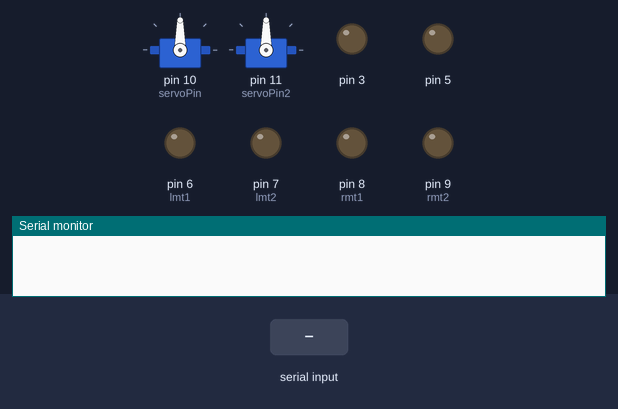
The sketch below on a simulated Arduino Uno, built with avr-gcc and run on an emulated ATmega328P. Shown: 2 × servo, output pins drawn as LEDs (lit = HIGH), the last lines printed to the serial monitor. Inputs (shaded band) come from the test bench.

Above: at 1.2 s.
1.3 s: "p" received over Serial
At 2.5 s:
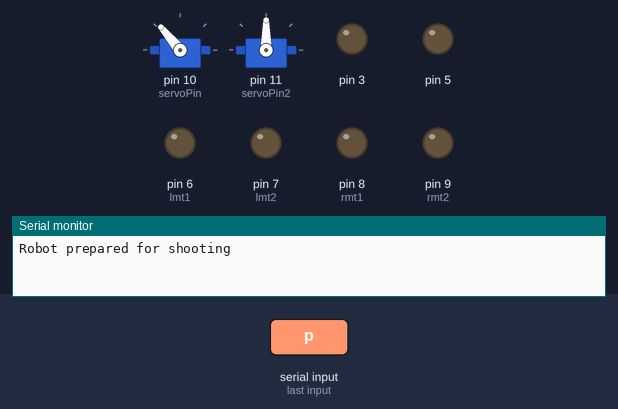
2.8 s: "k" received over Serial
At 3.8 s:
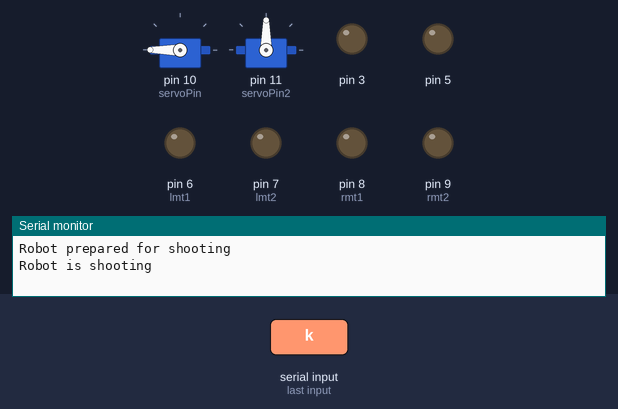
4.3 s: "w90\n" received over Serial
At 5.0 s:
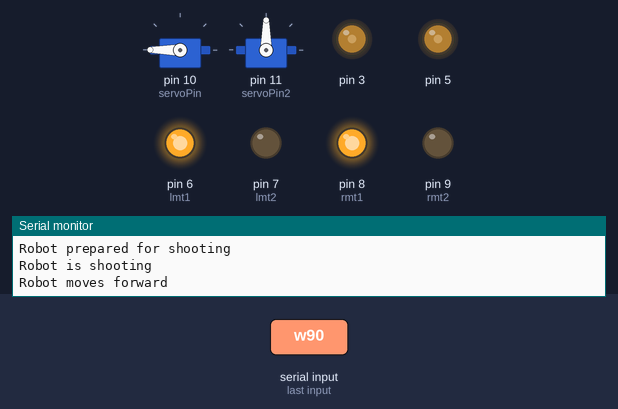
5.8 s: "d90\n" received over Serial
At 6.2 s:
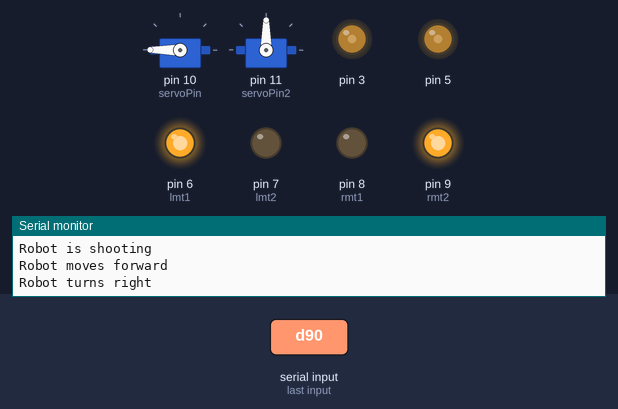
7.3 s: "a90\n" received over Serial
At 8.5 s:
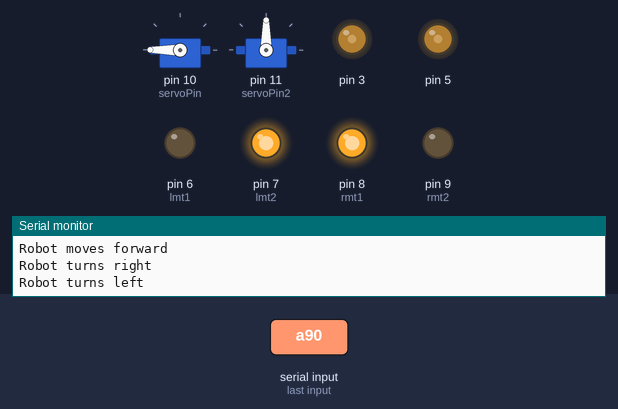
8.8 s: "z90\n" received over Serial
At 9.7 s:
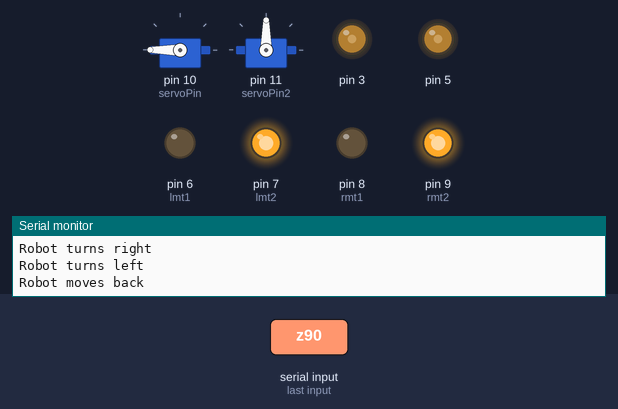
Timing chart, 0 to 11.3 s (numbered marks = the images above; inputs shaded):
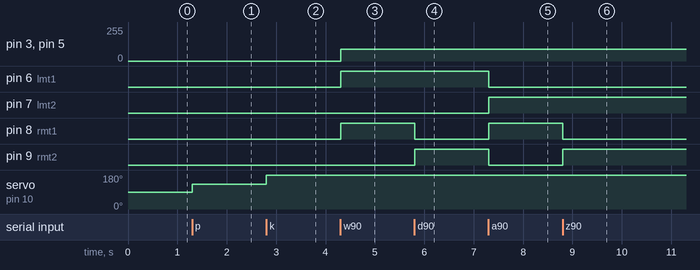

The sketch:

Arduino-robot.ino
```cpp
#include <Servo.h>
Servo servo1;
Servo servo2;

int lmt1=6,lmt2=7,rmt1=8,rmt2=9,servoPin=10,servoPin2=11;     //set your motor output pins left motor terminals and right motor terminals
int pwm;
int value, pos;           // declaring variable used in serial communication
void setup()         // main function executes only once
{
 pinMode(lmt1,OUTPUT);
 pinMode(lmt2,OUTPUT);
 pinMode(rmt1,OUTPUT);
 pinMode(rmt2,OUTPUT);
 pinMode(3,OUTPUT);
 pinMode(5,OUTPUT);
 servo1.attach(servoPin);
 servo2.attach(servoPin2);
 pwm = 0;
 analogWrite(3, pwm);
 analogWrite(5, pwm);

 Serial.begin(9600); // serial communication begins baud rate is 9600
}
void loop()
{

  value=Serial.read(); //it will read the data recieved by xbee

  switch(value)   // will activate the case according to the value

  {


  //  for(pos=0; pos<=value; pos++)
   // Serial.println("Robot is shooting");
   // shoot();
  //  break;        // restart the loop function


    case 'w':     // pressing w from keyboard activates this case and robot moves forward
    {
      pwm = Serial.parseInt();
      Serial.println("Robot moves forward");
      fwd();
    }
    break;        // restart the loop function
    case 'd':     // pressing d from keyboard activates this case and robot turns right
    {
      pwm = Serial.parseInt();
      Serial.println("Robot turns right");
      right();
    }
    break;
    case 'a':     // pressing a from keyboard activates this case and robot turns left
    {
      pwm = Serial.parseInt();
      Serial.println("Robot turns left");
      left();
    }
    break;
    case 's':     // pressing s from keyboard activates this case and robot stops
    Serial.println("Robot stops");
    Stop();
    break;
    case 'z':     // pressing z from keyboard activates this case and robot moves back
    {
      pwm = Serial.parseInt();
      Serial.println("Robot moves back");
      back();
    }
    break;
    case 'p':     // pressing k from keyboard activates this case and robot kicking
    Serial.println("Robot prepared for shooting");
    pshoot();
    break;        // restart the loop function
    case 'k':     // pressing k from keyboard activates this case and robot kicking
    Serial.println("Robot is shooting");
    shoot();
    break;        // restart the loop function
    case 't':
      {
      int angle = Serial.parseInt();
      servo2.write(angle);
      }
      break;
  }
}
void Stop() // function details
{
  pwm=0;
  analogWrite(3, pwm);
  analogWrite(5, pwm);
  digitalWrite(lmt1,LOW);   // logic to stop all motor signal 0 volt
  digitalWrite(lmt2,LOW);
  digitalWrite(rmt1,LOW);
  digitalWrite(rmt2,LOW);
}
void left()
{
  analogWrite(3, pwm);
  analogWrite(5, pwm);
  digitalWrite(lmt1,LOW);   // logic to move left. Right motor moves forward and left motor backwards
  digitalWrite(lmt2,HIGH);
  digitalWrite(rmt1,HIGH);
  digitalWrite(rmt2,LOW);
}
void right()                // logic to move right. Left motor moves forward and right motor backwards
{
  analogWrite(3, pwm);
  analogWrite(5, pwm);
  digitalWrite(lmt1,HIGH);
  digitalWrite(lmt2,LOW);
  digitalWrite(rmt1,LOW);
  digitalWrite(rmt2,HIGH);
}
void fwd()                   // logic to move forward. both motor moves forward
{
  analogWrite(3, pwm);
  analogWrite(5, pwm);
  digitalWrite(lmt1,HIGH);
  digitalWrite(lmt2,LOW);
  digitalWrite(rmt1,HIGH);
  digitalWrite(rmt2,LOW);
}
void back()                 // logic to move Backwards. both motor moves backwards
{
  analogWrite(3, pwm);
  analogWrite(5, pwm);
  digitalWrite(lmt1,LOW);
  digitalWrite(lmt2,HIGH);
  digitalWrite(rmt1,LOW);
  digitalWrite(rmt2,HIGH);
}
void pshoot()
{
 //servo1.write(pos);
servo1.write(130);
}
void shoot()
{
 //servo1.write(pos);
servo1.write(180);
}
```

Measured:
- after the input at 1.3 s, servo on pin 10 (servoPin): 90° → 130° at once
- after the input at 2.8 s, servo on pin 10 (servoPin): 130° → 180° at once
- after the input at 4.3 s, pin 3, pin 5: 0/255 → 90/255 at once; pin 6 (lmt1), pin 8 (rmt1): LOW → HIGH at once
- after the input at 5.8 s, pin 8 (rmt1): HIGH → LOW at once; pin 9 (rmt2): LOW → HIGH at once
- after the input at 7.3 s, pin 6 (lmt1), pin 9 (rmt2): HIGH → LOW at once; pin 7 (lmt2), pin 8 (rmt1): LOW → HIGH at once
- after the input at 8.8 s, pin 8 (rmt1): HIGH → LOW at once; pin 9 (rmt2): LOW → HIGH at once
